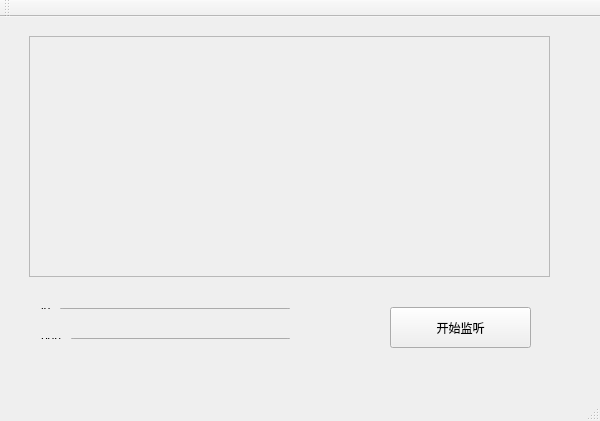
<?xml version="1.0" encoding="UTF-8"?>
<ui version="4.0">
 <class>MainWindow</class>
 <widget class="QMainWindow" name="MainWindow">
  <property name="geometry">
   <rect>
    <x>0</x>
    <y>0</y>
    <width>600</width>
    <height>421</height>
   </rect>
  </property>
  <property name="windowTitle">
   <string>MainWindow</string>
  </property>
  <widget class="QWidget" name="centralWidget">
   <widget class="QFrame" name="frame">
    <property name="geometry">
     <rect>
      <x>29</x>
      <y>19</y>
      <width>521</width>
      <height>241</height>
     </rect>
    </property>
    <property name="frameShape">
     <enum>QFrame::StyledPanel</enum>
    </property>
    <property name="frameShadow">
     <enum>QFrame::Raised</enum>
    </property>
   </widget>
   <widget class="QPushButton" name="startListPushButton">
    <property name="geometry">
     <rect>
      <x>390</x>
      <y>290</y>
      <width>141</width>
      <height>41</height>
     </rect>
    </property>
    <property name="text">
     <string>开始监听</string>
    </property>
   </widget>
   <widget class="QWidget" name="">
    <property name="geometry">
     <rect>
      <x>30</x>
      <y>280</y>
      <width>271</width>
      <height>23</height>
     </rect>
    </property>
    <layout class="QHBoxLayout" name="horizontalLayout">
     <item>
      <widget class="QLabel" name="label">
       <property name="text">
        <string>ip:</string>
       </property>
      </widget>
     </item>
     <item>
      <widget class="QLineEdit" name="ipLineEdit"/>
     </item>
    </layout>
   </widget>
   <widget class="QWidget" name="">
    <property name="geometry">
     <rect>
      <x>30</x>
      <y>310</y>
      <width>271</width>
      <height>23</height>
     </rect>
    </property>
    <layout class="QHBoxLayout" name="horizontalLayout_2">
     <item>
      <widget class="QLabel" name="label_2">
       <property name="text">
        <string>port:</string>
       </property>
      </widget>
     </item>
     <item>
      <widget class="QLineEdit" name="portLineEdit"/>
     </item>
    </layout>
   </widget>
  </widget>
  <widget class="QMenuBar" name="menuBar">
   <property name="geometry">
    <rect>
     <x>0</x>
     <y>0</y>
     <width>600</width>
     <height>26</height>
    </rect>
   </property>
  </widget>
  <widget class="QToolBar" name="mainToolBar">
   <attribute name="toolBarArea">
    <enum>TopToolBarArea</enum>
   </attribute>
   <attribute name="toolBarBreak">
    <bool>false</bool>
   </attribute>
  </widget>
  <widget class="QStatusBar" name="statusBar"/>
 </widget>
 <layoutdefault spacing="6" margin="11"/>
 <resources/>
 <connections/>
</ui>
